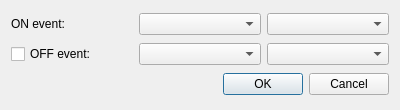
<?xml version="1.0" encoding="UTF-8"?>
<ui version="4.0">
 <class>Gecon::GestureEventDialog</class>
 <widget class="QDialog" name="Gecon::GestureEventDialog">
  <property name="geometry">
   <rect>
    <x>0</x>
    <y>0</y>
    <width>400</width>
    <height>110</height>
   </rect>
  </property>
  <property name="minimumSize">
   <size>
    <width>400</width>
    <height>110</height>
   </size>
  </property>
  <property name="maximumSize">
   <size>
    <width>400</width>
    <height>110</height>
   </size>
  </property>
  <property name="windowTitle">
   <string>Dialog</string>
  </property>
  <layout class="QVBoxLayout" name="verticalLayout">
   <item>
    <widget class="QWidget" name="widget" native="true">
     <property name="sizePolicy">
      <sizepolicy hsizetype="Preferred" vsizetype="Fixed">
       <horstretch>0</horstretch>
       <verstretch>0</verstretch>
      </sizepolicy>
     </property>
     <layout class="QHBoxLayout" name="horizontalLayout">
      <property name="margin">
       <number>0</number>
      </property>
      <item>
       <widget class="QLabel" name="label">
        <property name="text">
         <string>ON event:</string>
        </property>
       </widget>
      </item>
      <item>
       <widget class="QComboBox" name="onEventGesture"/>
      </item>
      <item>
       <widget class="QComboBox" name="onEvent"/>
      </item>
     </layout>
    </widget>
   </item>
   <item>
    <widget class="QWidget" name="widget_2" native="true">
     <property name="sizePolicy">
      <sizepolicy hsizetype="Preferred" vsizetype="Fixed">
       <horstretch>0</horstretch>
       <verstretch>0</verstretch>
      </sizepolicy>
     </property>
     <layout class="QHBoxLayout" name="horizontalLayout_2">
      <property name="margin">
       <number>0</number>
      </property>
      <item>
       <widget class="QCheckBox" name="offEventCheckbox">
        <property name="text">
         <string>OFF event:</string>
        </property>
       </widget>
      </item>
      <item>
       <widget class="QComboBox" name="offEventGesture"/>
      </item>
      <item>
       <widget class="QComboBox" name="offEvent"/>
      </item>
     </layout>
    </widget>
   </item>
   <item>
    <widget class="QDialogButtonBox" name="buttonBox">
     <property name="orientation">
      <enum>Qt::Horizontal</enum>
     </property>
     <property name="standardButtons">
      <set>QDialogButtonBox::Cancel|QDialogButtonBox::Ok</set>
     </property>
    </widget>
   </item>
  </layout>
 </widget>
 <resources/>
 <connections>
  <connection>
   <sender>buttonBox</sender>
   <signal>accepted()</signal>
   <receiver>Gecon::GestureEventDialog</receiver>
   <slot>accept()</slot>
   <hints>
    <hint type="sourcelabel">
     <x>227</x>
     <y>53</y>
    </hint>
    <hint type="destinationlabel">
     <x>157</x>
     <y>74</y>
    </hint>
   </hints>
  </connection>
  <connection>
   <sender>buttonBox</sender>
   <signal>rejected()</signal>
   <receiver>Gecon::GestureEventDialog</receiver>
   <slot>reject()</slot>
   <hints>
    <hint type="sourcelabel">
     <x>295</x>
     <y>59</y>
    </hint>
    <hint type="destinationlabel">
     <x>286</x>
     <y>74</y>
    </hint>
   </hints>
  </connection>
 </connections>
</ui>
